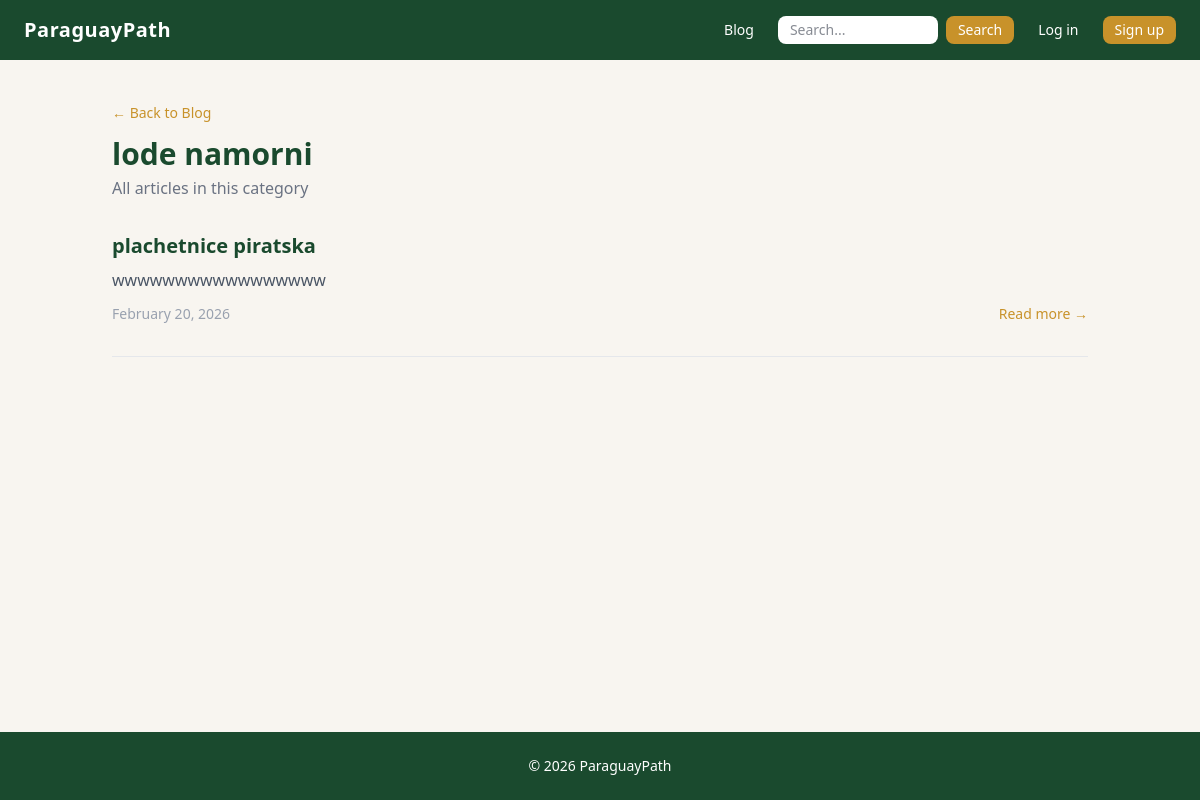
Screenshot of /blog/category/lode-namorni/ with the database file from the repository.
### blog/models.py (models this page shows, shortened)
class Category(models.Model):
    name = models.CharField(max_length=100)
    slug = models.SlugField(unique=True)
    class Meta:
        verbose_name_plural = "Categories" # fix plural name in admin

class Article(models.Model):
    title = models.CharField(max_length=200)
    slug = models.SlugField(unique=True)    # unique slug (human-readable) for URL
    perex = models.TextField() # short summary of the article, shown on the homepage and category pages
    content = models.TextField()
    image = models.ImageField(upload_to='articles/', blank=True, null=True)
    published = models.DateTimeField(blank=True, null=True) # when the article was published, can be null if not published yet
    created = models.DateTimeField(auto_now_add=True)
    is_published = models.BooleanField(default=False) # if true, article is visible on the site, otherwise it's a draft
    categories = models.ManyToManyField(Category, related_name='articles') # an article can belong to multiple categories, and a category can have multiple articles
    fb_discussion_url = models.URLField(blank=True, null=True) # optional URL to Facebook discussion for the article
    class Meta:
        ordering = ['-published'] #newest article first

### blog/views.py (the view)
# urls.py: path('category/<slug:slug>/', views.category_detail, name='category_detail'),
def category_detail(request, slug):
    category = get_object_or_404(Category, slug=slug)
    articles = category.articles.filter(is_published=True)
    return render(request, 'blog/category_detail.html', {
        'category': category,
        'articles': articles,
    })

### blog/templates/blog/category_detail.html (shortened to what this page needs)
{% extends 'blog/base.html' %}
{% block content %}
<div class="mb-8">
    <a href="{% url 'blog:article_list' %}" class="text-gold hover:underline text-sm">
        ← Back to Blog
    </a>
    <h1 class="text-3xl font-bold text-forest mt-3">{{ category.name }}</h1>
    <p class="text-gray-500 mt-1">All articles in this category</p>
</div>
{% for article in articles %}
<article class="mb-8 border-b border-gray-200 pb-8">
    <h2 class="text-xl font-bold text-forest mb-2">
        <a href="{% url 'blog:article_detail' article.slug %}"
           class="hover:text-gold transition-colors">
            {{ article.title }}
        </a>
    </h2>
    <p class="text-gray-600 mb-3">{{ article.perex }}</p>
    <div class="flex items-center justify-between text-sm text-gray-400">
        <span>{{ article.published|date:"F j, Y" }}</span>
        <a href="{% url 'blog:article_detail' article.slug %}"
           class="text-gold font-medium hover:underline">
            Read more →
        </a>
    </div>
</article>
{% empty %}
<p class="text-gray-500">No articles in this category yet.</p>
{% endfor %}
{% endblock %}

### rows the page displays
Category: name "lode namorni"
Article: title "plachetnice piratska", perex "wwwwwwwwwwwwwwwww", published "February 20, 2026"
